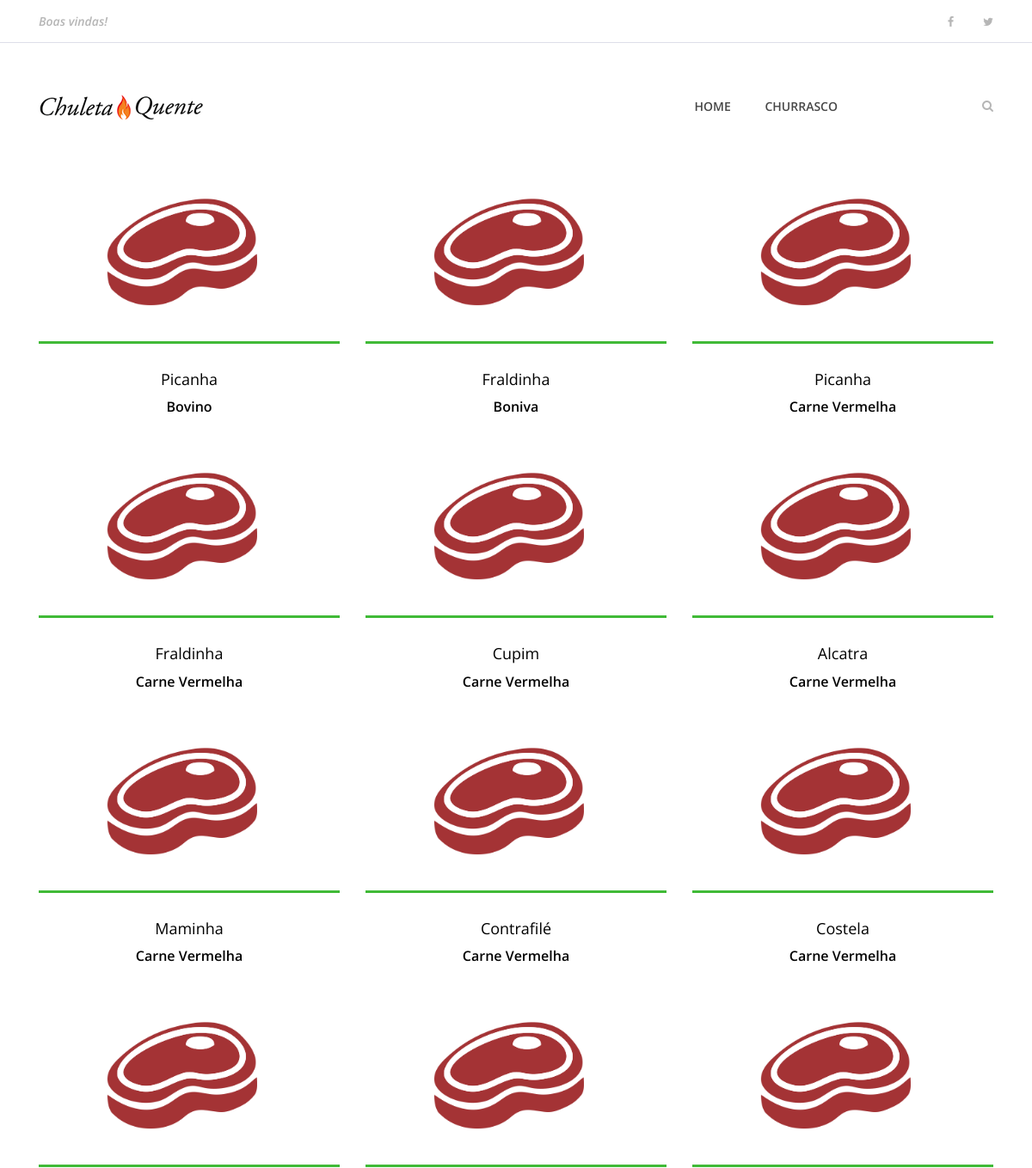
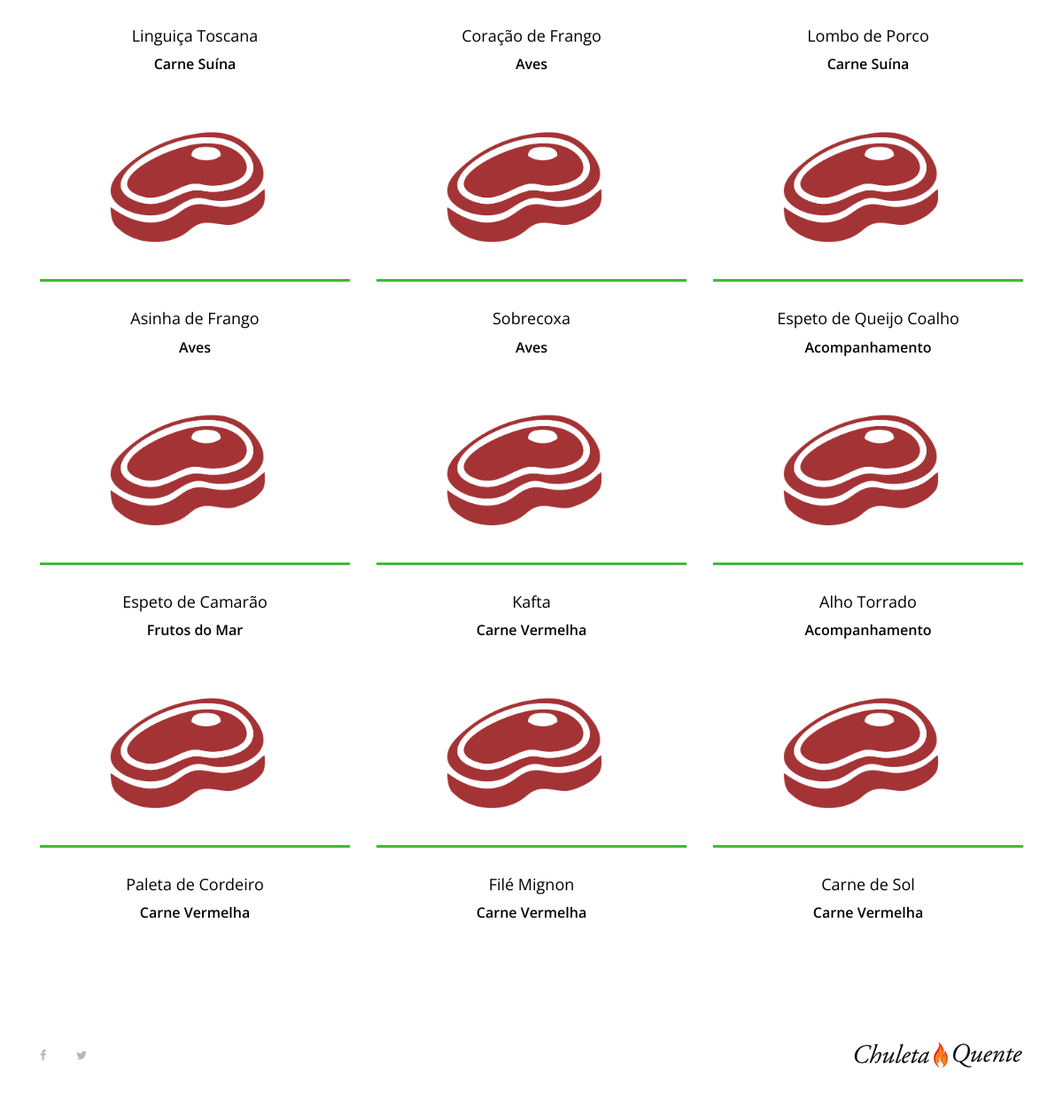
The page / on the database its author committed (2 pictures, top to bottom).
### churras/models.py (models this page shows, shortened)
class Prato(models.Model):
    nome_prato = models.CharField(max_length=100)
    ingredientes = models.TextField()
    modo_preparo = models.TextField()
    tempo_preparo = models.IntegerField(max_length=100)
    rendimento = models.CharField(max_length=10)
    categoria = models.CharField(max_length=100)
    date_prato = models.DateTimeField(default=datetime.now, blank=True)

### churras/views.py (the view)
# urls.py: path('', index),
def index(request):
    lista_pratos = Prato.objects.all()
    return render(request, 'index.html', {'lista_pratos': lista_pratos})

### churras/templates/index.html (shortened to what this page needs)
{% extends "base.html" %}
{% load static %}
{% block content %}
</head>
<body>
    {% include "partials/menu.html" %}
     <section class="best-receipe-area">
        <div class="container">
            <div class="row">
                {% for prato in lista_pratos %}
                    <div class="col-12 col-sm-6 col-lg-4">
                        <div class="single-best-receipe-area mb-30">
                            <img src={% static "img/bg-img/foto_receita.png" %} alt="">
                            <div class="receipe-content">
                                <a href="{% url 'churrasco' prato.id %}">
                                    <h5>{{ prato.nome_prato }}</h5>
                                    <h6>{{ prato.categoria }}</h6>
                                </a>
                            </div>
                        </div>
                    </div>
                {% endfor %}
            </div>
        </div>
    </section>
    {% include "partials/footer.html" %}
{% endblock %}

### churras/templates/base.html (shortened to what this page needs)
{% load static %}
<!DOCTYPE html>
<html lang="pt-br">
<head>
    <link rel="stylesheet" href={% static "site.css" %} >
    {% block content %} {% endblock  %}
</body>
</html>

### churras/templates/partials/menu.html (shortened to what this page needs)
    {% load static %}
    <header class="header-area">
        <div class="top-header-area">
            <div class="container h-100">
                <div class="row h-100 align-items-center justify-content-between">
                    <div class="col-12 col-sm-6">
                        <div class="breaking-news">
                            <div id="breakingNewsTicker" class="ticker">
                                <ul>
                                    <li><a href="">Boas vindas!</a></li>
                                </ul>
                            </div>
                        </div>
                    </div>
                    <div class="col-12 col-sm-6">
                        <div class="top-social-info text-right">
                            <a href=""><i class="fa fa-facebook" aria-hidden="true"></i></a>
                            <a href=""><i class="fa fa-twitter" aria-hidden="true"></i></a>
                        </div>
                    </div>
                </div>
            </div>
        </div>
        <div class="delicious-main-menu">
            <div class="classy-nav-container breakpoint-off">
                <div class="container">
                    <nav class="classy-navbar justify-content-between" id="deliciousNav">
                        <a class="nav-brand" href="/"><img src={% static "img/core-img/logo.png" %} alt=""></a>
                        <div class="classy-menu">
                            <div class="classynav">
                                <ul>
                                    <li><a href="/">Home</a></li>
                                    <li><a href="/churrasco">Churrasco</a></li>
                                </ul>
                                <div class="search-btn">
                                    <i class="fa fa-search" aria-hidden="true"></i>
                                </div>
                            </div>
                        </div>
                    </nav>
                </div>
            </div>
        </div>
    </header>

### churras/templates/partials/footer.html
{% load static %}
  <footer class="footer-area">
    <div class="container h-100">
        <div class="row h-100">
            <div class="col-12 h-100 d-flex flex-wrap align-items-center justify-content-between">
                <div class="footer-social-info text-right">
                    <a href="#"><i class="fa fa-facebook" aria-hidden="true"></i></a>
                    <a href="#"><i class="fa fa-twitter" aria-hidden="true"></i></a>
                </div>
                <div class="footer-logo">
                    <a href="#"><img src={% static "img/core-img/logo.png" %} alt=""></a>
                </div>
            </div>
        </div>
    </div>
</footer>

### static/site.css (style rules this page uses)
* { margin: 0; padding: 0; }
body { font-family: "Open Sans", sans-serif; font-size: 14px; }
h1, h2, h3, h4, h5, h6 { color: #000000; line-height: 1.3; font-weight: 600; }
a, a:hover, a:focus { -webkit-transition-duration: 500ms; transition-duration: 500ms; text-decoration: none; outline: 0 solid transparent; color: #000000; font-weight: 600; font-size: 14px; color: #474747; }
ul, ol { margin: 0; }
ul li, ol li { list-style: none; }
img { height: auto; max-width: 100%; }
.mb-30 { margin-bottom: 30px !important; }
.header-area { position: relative; z-index: 100; width: 100%; }
.header-area .top-header-area { width: 100%; height: 50px; background-color: #ffffff; border-bottom: 1px solid #dddee9; }
.header-area .top-header-area .breaking-news { position: relative; z-index: 1; }
.header-area .top-header-area .breaking-news .ticker { width: 100%; text-align: left; position: relative; overflow: hidden; }
.header-area .top-header-area .breaking-news .ticker ul { width: 100%; position: relative; z-index: 1; }
.header-area .top-header-area .breaking-news .ticker ul li { display: none; width: 100%; }
.header-area .top-header-area .breaking-news .ticker ul li a { font-size: 14px; color: #b6b6b6; font-style: italic; }
.header-area .top-header-area .top-social-info a { display: inline-block; color: #b6b6b6; font-size: 13px; margin-right: 30px; }
.header-area .top-header-area .top-social-info a:last-child { margin-right: 0; }
.header-area .delicious-main-menu { position: relative; width: 100%; z-index: 100; height: 145px; }
.header-area .delicious-main-menu .classy-nav-container { background-color: transparent; }
.header-area .delicious-main-menu .classy-navbar { height: 145px; padding: 0; }
.header-area .delicious-main-menu .classy-navbar .classynav ul li a { font-weight: 600; }
.header-area .delicious-main-menu .classy-navbar .classynav > ul > li > a { text-transform: uppercase; padding: 12px 18px 11px; background-color: transparent; border-bottom: 3px solid transparent; line-height: 1; color: #474747; font-weight: 600; }
.header-area .delicious-main-menu .classynav .search-btn { color: #b6b6b6; margin-left: 150px; cursor: pointer; -webkit-transition-duration: 500ms; transition-duration: 500ms; }
.header-area .delicious-main-menu .classynav .search-btn i { -webkit-transition-duration: 500ms; transition-duration: 500ms; }
.best-receipe-area { position: relative; z-index: 1; padding-bottom: 50px; }
.single-best-receipe-area { position: relative; z-index: 1; }
.single-best-receipe-area img { border-bottom: 3px solid #40ba37; }
.single-best-receipe-area .receipe-content { padding-top: 30px; text-align: center; }
.single-best-receipe-area .receipe-content h5 { font-size: 18px; margin-bottom: 10px; font-weight: 400; -webkit-transition-duration: 500ms; transition-duration: 500ms; }
.footer-area { position: relative; z-index: 1; width: 100%; height: 140px; background-color: #ffffff; }
.footer-area .footer-social-info { padding-right: 15px; }
.footer-area .footer-social-info a { display: inline-block; color: #b6b6b6; font-size: 13px; margin-right: 30px; }
.footer-area .footer-social-info a:last-child { margin-right: 0; }

### rows shown on the page
Prato: nome_prato "Picanha", categoria "Bovino"
Prato: nome_prato "Fraldinha", categoria "Boniva"
Prato: nome_prato "Picanha", categoria "Carne Vermelha"
Prato: nome_prato "Fraldinha", categoria "Carne Vermelha"
Prato: nome_prato "Cupim", categoria "Carne Vermelha"
Prato: nome_prato "Alcatra", categoria "Carne Vermelha"
Prato: nome_prato "Maminha", categoria "Carne Vermelha"
Prato: nome_prato "Contrafilé", categoria "Carne Vermelha"
Prato: nome_prato "Costela", categoria "Carne Vermelha"
Prato: nome_prato "Linguiça Toscana", categoria "Carne Suína"
Prato: nome_prato "Coração de Frango", categoria "Aves"
Prato: nome_prato "Lombo de Porco", categoria "Carne Suína"
Prato: nome_prato "Asinha de Frango", categoria "Aves"
Prato: nome_prato "Sobrecoxa", categoria "Aves"
Prato: nome_prato "Espeto de Queijo Coalho", categoria "Acompanhamento"
Prato: nome_prato "Espeto de Camarão", categoria "Frutos do Mar"
Prato: nome_prato "Kafta", categoria "Carne Vermelha"
Prato: nome_prato "Alho Torrado", categoria "Acompanhamento"
Prato: nome_prato "Paleta de Cordeiro", categoria "Carne Vermelha"
Prato: nome_prato "Filé Mignon", categoria "Carne Vermelha"
Prato: nome_prato "Carne de Sol", categoria "Carne Vermelha"
